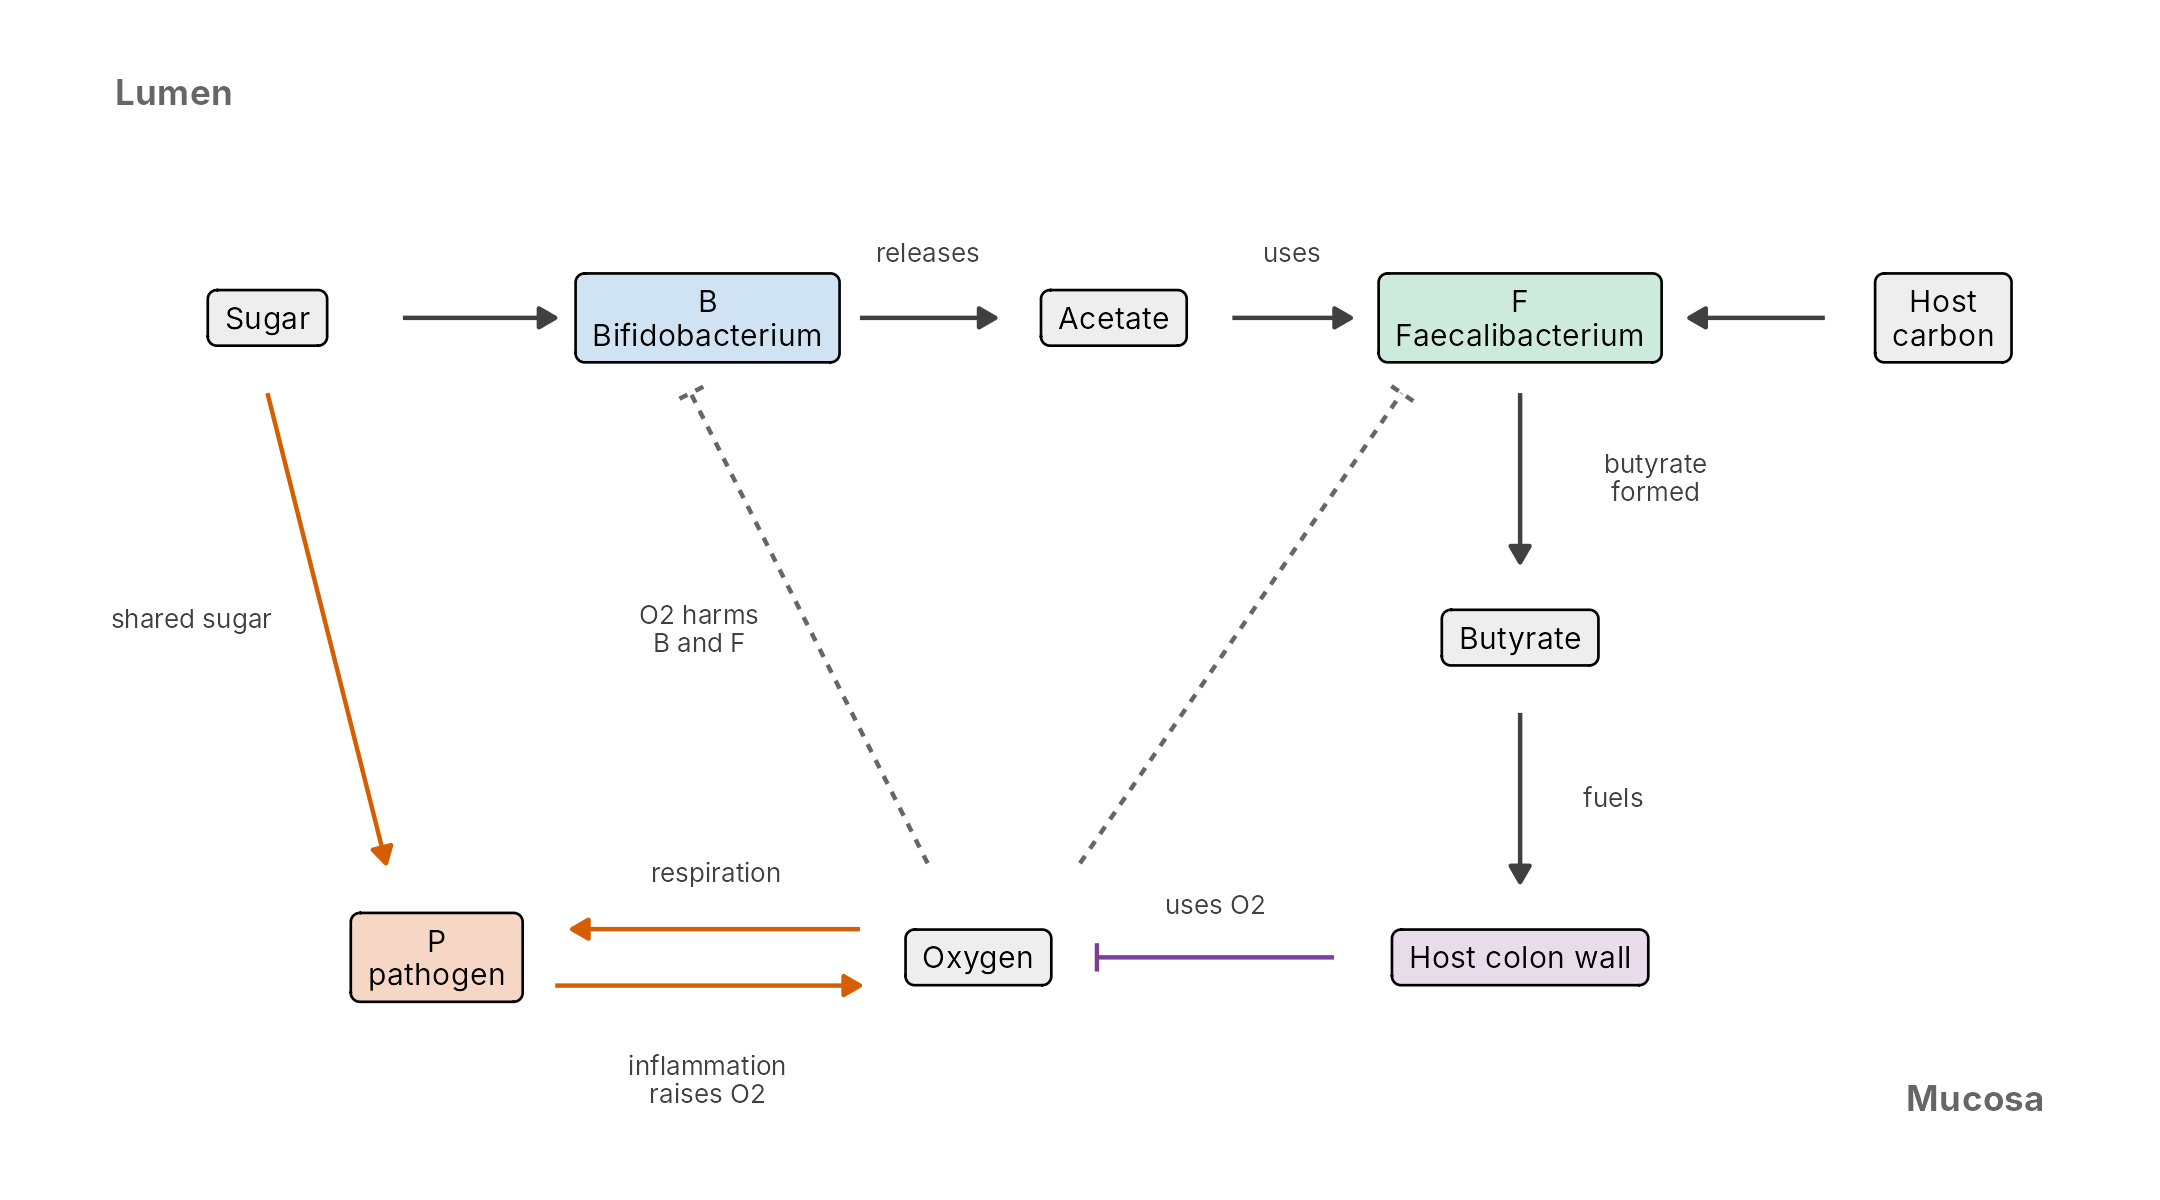

This chart was generated by the following R code:
suppressPackageStartupMessages({library(ggplot2);library(dplyr)})
nodes<-tribble(~x,~y,~lab,~fill,
 1.0,4.5,"Sugar","#EEEEEE", 3.6,4.5,"B\nBifidobacterium","#CFE3F3", 6.0,4.5,"Acetate","#EEEEEE", 8.4,4.5,"F\nFaecalibacterium","#CDEBDD",
 10.9,4.5,"Host\ncarbon","#EEEEEE", 8.4,2.8,"Butyrate","#EEEEEE", 8.4,1.1,"Host colon wall","#E8DCEB",
 5.2,1.1,"Oxygen","#EEEEEE", 2.0,1.1,"P\npathogen","#F6D6C5")
A<-function(x,y,xe,ye,lab=NULL,lx=NULL,ly=NULL,dash=FALSE,bar=FALSE,col="grey25") data.frame(x,y,xe,ye,lab=lab%||%NA,lx=lx%||%NA,ly=ly%||%NA,dash=dash,bar=bar,col=col)
`%||%`<-function(a,b) if(is.null(a)) b else a
e<-bind_rows(
 A(1.8,4.5,2.7,4.5), A(4.5,4.5,5.3,4.5,"releases",4.9,4.85), A(6.7,4.5,7.4,4.5,"uses",7.05,4.85),
 A(10.2,4.5,9.4,4.5), A(8.4,4.1,8.4,3.2,"butyrate\nformed",9.2,3.65), A(8.4,2.4,8.4,1.5,"fuels",8.95,1.95),
 A(7.3,1.1,5.9,1.1,"uses O2",6.6,1.38,bar=TRUE,col="#7B3F98"),
 A(4.5,1.25,2.8,1.25,"respiration",3.65,1.55,col="#D55E00"),
 A(2.7,0.95,4.5,0.95,"inflammation\nraises O2",3.6,0.45,col="#D55E00"),
 A(1.0,4.1,1.7,1.6,"shared sugar",0.55,2.9,col="#D55E00"),
 A(4.9,1.6,3.5,4.1,"O2 harms\nB and F",3.55,2.85,dash=TRUE,bar=TRUE,col="grey40"),
 A(5.8,1.6,7.7,4.1,NULL,dash=TRUE,bar=TRUE,col="grey40"))
p<-ggplot()+
 geom_segment(data=filter(e,!bar),aes(x=x,y=y,xend=xe,yend=ye,colour=col,linetype=dash),arrow=arrow(length=unit(.16,"cm"),type="closed"),linewidth=.5)+
 geom_segment(data=filter(e,bar),aes(x=x,y=y,xend=xe,yend=ye,colour=col,linetype=dash),arrow=arrow(length=unit(.12,"cm"),angle=90),linewidth=.5)+
 geom_text(data=filter(e,!is.na(lab)),aes(lx,ly,label=lab),size=2.2,colour="grey25",lineheight=.9)+
 geom_label(data=nodes,aes(x,y,label=lab,fill=fill),size=2.6,label.size=.3,label.padding=unit(.28,"lines"),lineheight=.9)+
 scale_fill_identity()+scale_colour_identity()+scale_linetype_manual(values=c(`FALSE`="solid",`TRUE`="22"),guide="none")+
 annotate("text",x=0.1,y=5.7,label="Lumen",hjust=0,size=3,fontface="bold",colour="grey40")+
 annotate("text",x=11.5,y=0.35,label="Mucosa",hjust=1,size=3,fontface="bold",colour="grey40")+
 coord_cartesian(xlim=c(0,11.6),ylim=c(0.1,5.9))+theme_void()
ggsave("fig1_scheme.png",p,width=7.2,height=4,dpi=300,bg="white");ggsave("fig1_scheme.pdf",p,width=7.2,height=4)
